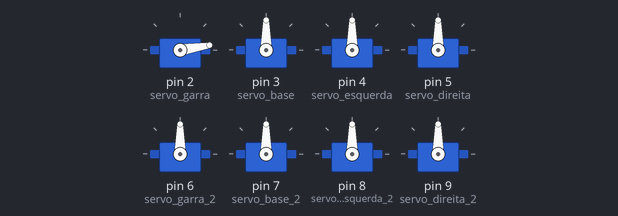
The sketch below on a simulated Arduino Uno, built with avr-gcc and run on an emulated ATmega328P. Parts: 8 × servo.

Above: at 0.15 s.
At 4.98 s:
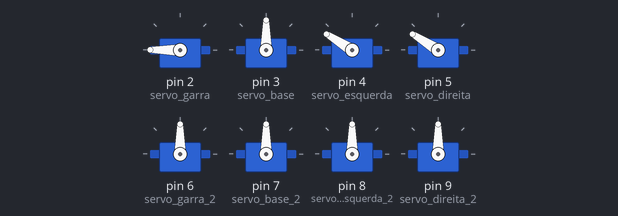
At 9.82 s:
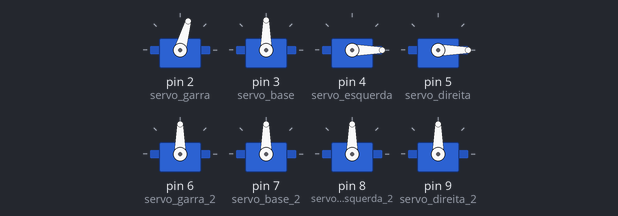
At 19.78 s:
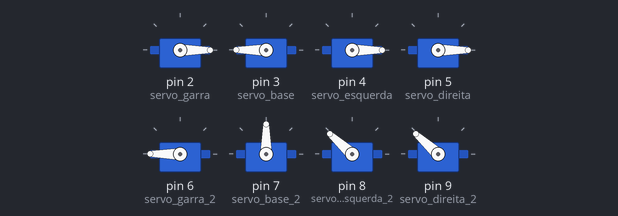
At 29.74 s:
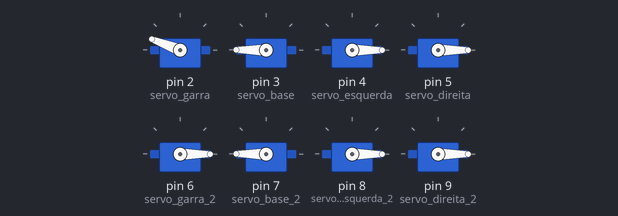
At 39.72 s:
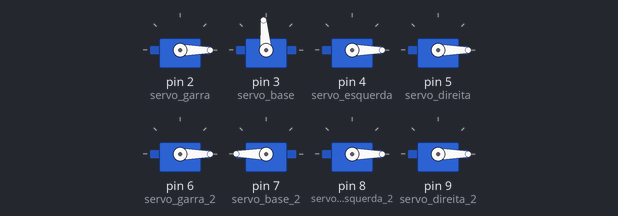
Timing chart, 0 to 40.0 s (numbered marks = the images above):
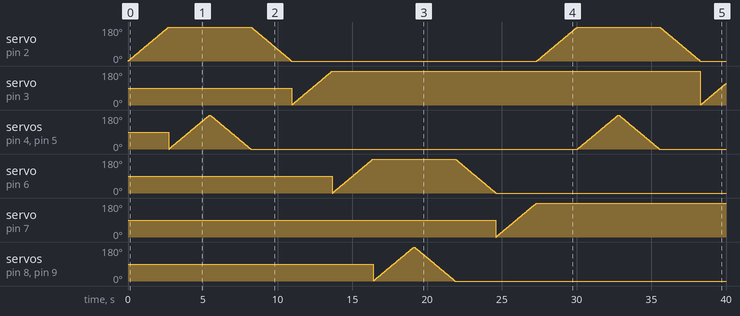

The sketch:

robos.ino
```cpp
#include <Servo.h>
Servo servo_garra;
Servo servo_base;
Servo servo_esquerda;
Servo servo_direita;
Servo servo_garra_2;
Servo servo_base_2;
Servo servo_esquerda_2;
Servo servo_direita_2;
void setup() {
    servo_garra.attach(2);
    servo_base.attach(3);
    servo_esquerda.attach(4);
    servo_direita.attach(5);
    servo_garra_2.attach(6);
    servo_base_2.attach(7);
    servo_esquerda_2.attach(8);
    servo_direita_2.attach(9);
}
void move_robo_1() {
for (int pos = 0; pos <= 180; pos += 1) {
    servo_garra.write(pos);
    delay(15);
}
for (int pos = 0; pos <= 180; pos += 1) {
    servo_esquerda.write(pos);
    servo_direita.write(pos);
    delay(15);
}
for (int pos = 180; pos >= 0; pos -= 1) {
    servo_esquerda.write(pos);
    servo_direita.write(pos);
    delay(15);
}
for (int pos = 180; pos >= 0; pos -= 1) {
    servo_garra.write(pos);
    delay(15);
}
for (int pos = 0; pos <= 180; pos += 1) {
    servo_base.write(pos);
    delay(15);
}
}
void move_robo_2(){
for (int pos = 0; pos <= 180; pos += 1) {
    servo_garra_2.write(pos);
    delay(15);
}
for (int pos = 0; pos <= 180; pos += 1) {
    servo_esquerda_2.write(pos);
    servo_direita_2.write(pos);
    delay(15);
}
for (int pos = 180; pos >= 0; pos -= 1) {
    servo_esquerda_2.write(pos);
    servo_direita_2.write(pos);
    delay(15);
}
for (int pos = 180; pos >= 0; pos -= 1) {
    servo_garra_2.write(pos);
    delay(15);
}
for (int pos = 0; pos <= 180; pos += 1) {
    servo_base_2.write(pos);
    delay(15);
}

}
void loop() {
    move_robo_1();
    move_robo_2();
}
```
